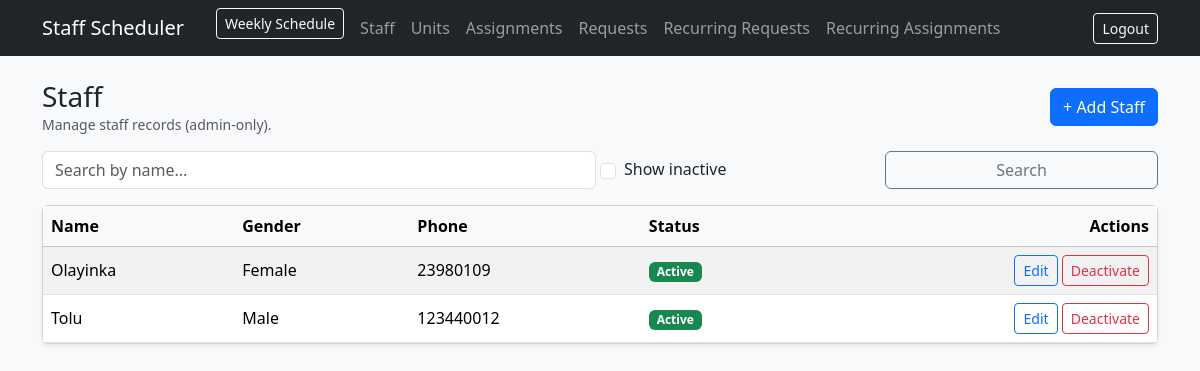
The app's page /staff/ (signed in) with its own data.
### app/models.py (models this page shows)
class Staff(db.Model):
    __tablename__ = "staff"
    id = db.Column(db.Integer, primary_key=True)
    full_name = db.Column(db.String(120), nullable=False, index=True)
    gender = db.Column(db.String(10), nullable=False)
    phone = db.Column(db.String(40), nullable=True)
    is_active = db.Column(db.Boolean, default=True, nullable=False)
    created_at = db.Column(db.DateTime, default=datetime.utcnow, nullable=False)

### app/staff/routes.py (the view)
@staff_bp.get("/")
@login_required
def list_staff():
    q = (request.args.get("q") or "").strip()
    show_inactive = request.args.get("inactive") == "1"
    query = Staff.query
    if q:
        query = query.filter(Staff.full_name.ilike(f"%{q}%"))
    if not show_inactive:
        query = query.filter_by(is_active=True)
    staff = query.order_by(Staff.full_name.asc()).all()
    return render_template(
        "staff/list.html",
        staff=staff,
        q=q,
        show_inactive=show_inactive
    )

### app/templates/staff/list.html (shortened to what this page needs)
{% extends "base.html" %}
{% block content %}
<div class="d-flex align-items-center justify-content-between mb-3">
  <div>
    <h3 class="mb-0">Staff</h3>
    <div class="text-muted small">Manage staff records (admin-only).</div>
  </div>
  <a class="btn btn-primary" href="{{ url_for('staff.new_staff') }}">+ Add Staff</a>
</div>
<form class="row g-2 mb-3" method="get">
  <div class="col-md-6">
    <input class="form-control" name="q" placeholder="Search by name..." value="{{ q }}">
  </div>
  <div class="col-md-3 form-check d-flex align-items-center">
    <input class="form-check-input me-2" type="checkbox" id="inactive" name="inactive" value="1" {% if show_inactive %}checked{% endif %}>
    <label class="form-check-label" for="inactive">Show inactive</label>
  </div>
  <div class="col-md-3">
    <button class="btn btn-outline-secondary w-100">Search</button>
  </div>
</form>
<div class="card shadow-sm">
  <div class="table-responsive">
    <table class="table table-striped mb-0 align-middle">
      <thead class="table-light">
        <tr>
          <th>Name</th>
          <th>Gender</th>
          <th>Phone</th>
          <th>Status</th>
          <th class="text-end">Actions</th>
        </tr>
      </thead>
      <tbody>
        {% for s in staff %}
        <tr>
          <td>{{ s.full_name }}</td>
          <td>{{ s.gender }}</td>
          <td>{{ s.phone or "-" }}</td>
          <td>
            {% if s.is_active %}
              <span class="badge bg-success">Active</span>
            {% else %}
              <span class="badge bg-secondary">Inactive</span>
            {% endif %}
          </td>
          <td class="text-end">
            <a class="btn btn-sm btn-outline-primary" href="{{ url_for('staff.edit_staff', staff_id=s.id) }}">Edit</a>
            <form class="d-inline" method="post" action="{{ url_for('staff.toggle_staff', staff_id=s.id) }}">
              {% if s.is_active %}
                <button class="btn btn-sm btn-outline-danger" onclick="return confirm('Deactivate this staff?')">Deactivate</button>
              {% else %}
                <button class="btn btn-sm btn-outline-success" onclick="return confirm('Activate this staff?')">Activate</button>
              {% endif %}
            </form>
          </td>
        </tr>
        {% endfor %}
      </tbody>
    </table>
  </div>
</div>
{% endblock %}

### records on screen
Staff: full_name "Olayinka", gender "Female", phone "23980109", is_active "Active"
Staff: full_name "Tolu", gender "Male", phone "123440012", is_active "Active"
